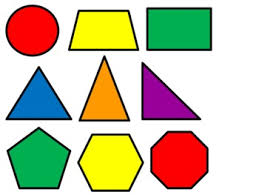
#> input picture imagen_prueba.jpg, 259 x 195 px, given in place of the camera
$ jupyter execute IntroDeteccionOPENCV.ipynb   (text cells are left out)
#> lines starting #> are read from the running program, lines starting #| are printed output that depends on the picture; after the words box and inside, x2 and y2 are one past the last pixel; in counts of white or black regions, pixels touching at a corner belong together; pictures that were not available may be replaced by others from this repository, and a replacement may not be noted
[cell 1]
import cv2
import numpy as np

# Iniciamos la captura de video
cap = cv2.VideoCapture(0)

# Definimos el rango de color a seguir (en este caso, azul)
lower_blue = np.array([110, 50, 50])
upper_blue = np.array([130, 255, 255])

# Creamos una máscara para filtrar solo los píxeles azules
while True:
    # Capturamos el frame actual
    ret, frame = cap.read()
#> frame is the input picture: shape (195, 259, 3); mean B, G, R 163.5, 193.2, 201.6

    # Convertimos el frame a HSV
    hsv = cv2.cvtColor(frame, cv2.COLOR_BGR2HSV)
#> hsv: shape (195, 259, 3); mean H, S, V 32.7, 103.2, 224.1

    # Aplicamos la máscara para filtrar solo los píxeles azules
    mask = cv2.inRange(hsv, lower_blue, upper_blue)
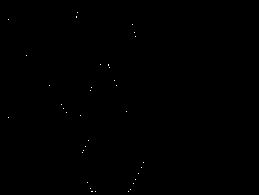
#> mask: shape (195, 259); 0.08% white in thin lines or dots, all inside (x1, y1, x2, y2) = (8, 12, 144, 192)

    # Encontramos los contornos en la máscara
    contours, _ = cv2.findContours(mask, cv2.RETR_TREE, cv2.CHAIN_APPROX_SIMPLE)
#> contours = 36 contours, all with area under 20

    # Dibujamos un rectángulo alrededor del objeto azul más grande
    if len(contours) > 0:
        c = max(contours, key=cv2.contourArea)
#> c = [[128, 191]]
        (x, y, w, h) = cv2.boundingRect(c)
#> x = 128; y = 191; w = 1; h = 1
        cv2.rectangle(frame, (x, y), (x + w, y + h), (0, 255, 0), 2)
#> frame: shape (195, 259, 3); 0.02% of pixels changed, all inside (x1, y1, x2, y2) = (127, 190, 131, 194)

    # Mostramos el frame resultante
    cv2.imshow("Tracking", frame)

    # Salimos del bucle si se pulsa la tecla 'q'
    if cv2.waitKey(1) & 0xFF == ord('q'):
#> (key q is pressed here)
        break

# Liberamos la captura de video y cerramos las ventanas
cap.release()
cv2.destroyAllWindows()

[cell 2]
import cv2

#ruta al clasificador haar
pathfile = r'/home/maui/anaconda3/envs/sistmult/lib/python3.10/site-packages/cv2/data/haarcascade_frontalface_default.xml'
# Cargar el clasificador
face_cascade = cv2.CascadeClassifier(pathfile)

# Leer la imagen de entrada
img = cv2.imread('gente.jpg')
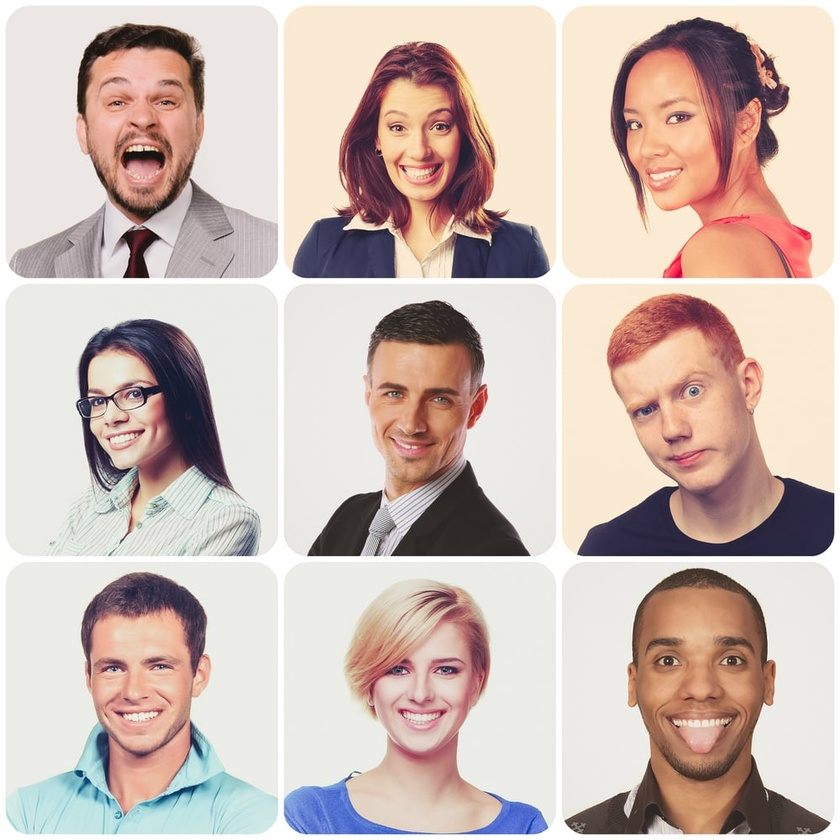
#> input picture gente.jpeg, 840 x 840 px, shrunk from 1000 x 1000 before the run, given in place of gente.jpg, which was not available
#> img is the input picture: shape (840, 840, 3); mean B, G, R 180.3, 188.3, 205.9

# Convertirlo a escala de grises
gray = cv2.cvtColor(img, cv2.COLOR_BGR2GRAY)
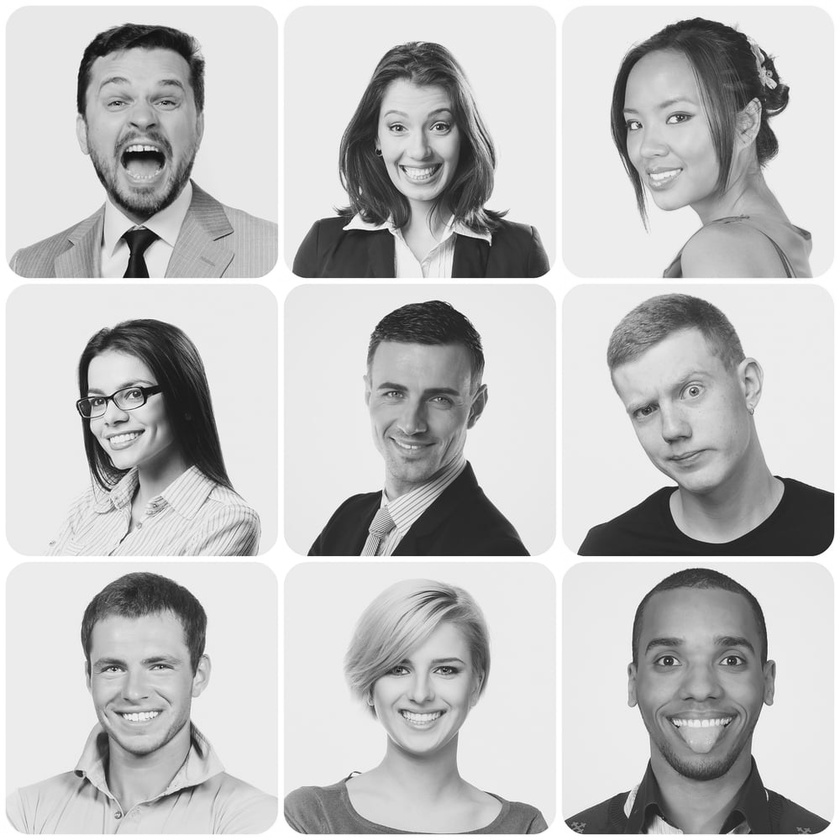
#> gray: shape (840, 840); min 2, max 255, mean 192.6

# Detectar caras
faces = face_cascade.detectMultiScale(gray, scaleFactor=1.2, minNeighbors=5)
#> faces = [[364, 87, 105, 105], [76, 48, 133, 133], [600, 68, 131, 131], [72, 357, 105, 105], [350, 346, 132, 132], [74, 617, 124, 124], [627, 601, 148, 148], [70, 430, 117, 117], [362, 622, 126, 126], [598, 341, 153, 153]]

# Dibujar rectángulos alrededor de las caras
for (x, y, w, h) in faces:
    cv2.rectangle(img, (x, y), (x + w, y + h), (0, 0, 255), 2)
#> this loop made 10 passes
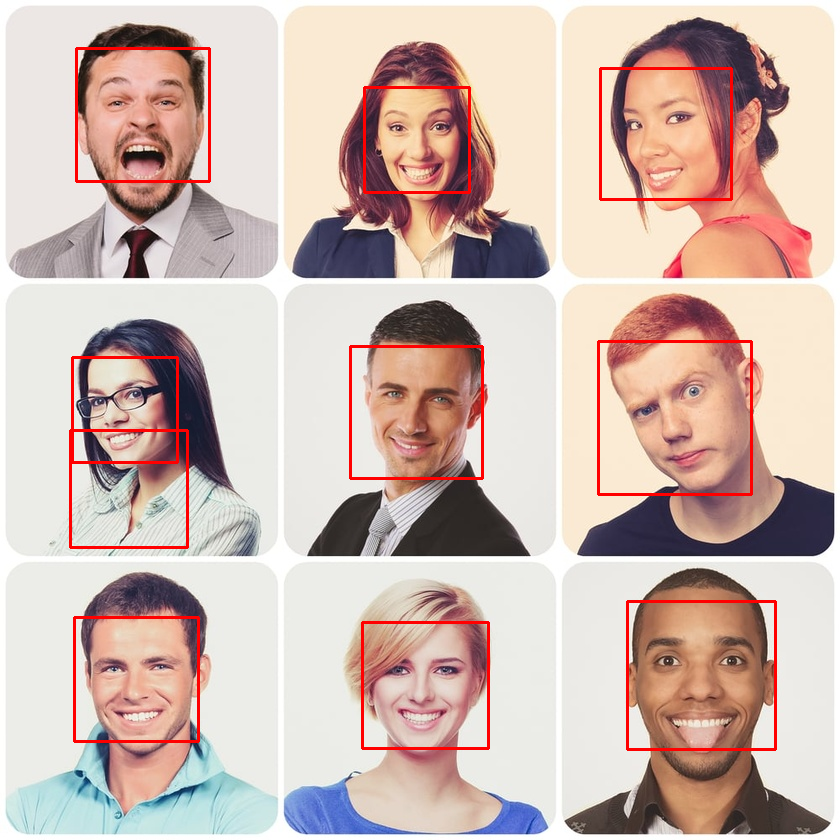
#> img: shape (840, 840, 3); 2.15% of pixels changed, all inside (x1, y1, x2, y2) = (69, 47, 777, 751)

# Muestra la salida
cv2.imshow('img', img)
cv2.waitKey()
cv2.destroyAllWindows()

[cell 3]
import cv2

#rutas a los clasificadores haar
pathfile1 = r'/home/maui/anaconda3/envs/sistmult/lib/python3.10/site-packages/cv2/data/haarcascade_frontalface_default.xml'
pathfile2 = r'/home/maui/anaconda3/envs/sistmult/lib/python3.10/site-packages/cv2/data/haarcascade_eye.xml'

# Cargar los clasificadores
face_cascade = cv2.CascadeClassifier(pathfile1)
eye_cascade  = cv2.CascadeClassifier(pathfile2)

# Leer la imagen de entrada
img = cv2.imread('gente.jpeg')

# Convertirlo a escala de grises
gray = cv2.cvtColor(img, cv2.COLOR_BGR2GRAY)

# Detectar caras
faces = face_cascade.detectMultiScale(gray, scaleFactor=1.2, minNeighbors=5)
# Detectar ojos
eyes = eye_cascade.detectMultiScale(gray, scaleFactor=1.1, minNeighbors=5)
#> eyes = 15 rows, first 6: [660, 100, 34, 34], [624, 113, 23, 23], [384, 115, 27, 27], [425, 111, 30, 30], [671, 372, 37, 37], [121, 384, 21, 21]

# Dibujar rectángulos alrededor de las caras
for (x, y, w, h) in faces:
    cv2.rectangle(img, (x, y), (x + w, y + h), (0, 0, 255), 2)
# Dibujar un rectángulo alrededor de cada ojo detectado
for (x, y, w, h) in eyes:
    cv2.rectangle(img, (x, y), (x + w, y + h), (255, 0, 0), 2)
#> this loop made 15 passes
#> (x, y, w, h) on passes 1 to 12: (660, 100, 34, 34), (624, 113, 23, 23), (384, 115, 27, 27), (425, 111, 30, 30), (671, 372, 37, 37), (121, 384, 21, 21), (378, 378, 32, 32), (627, 396, 32, 32), (646, 640, 41, 41), (711, 640, 41, 41), (386, 657, 25, 25), (432, 657, 27, 27)
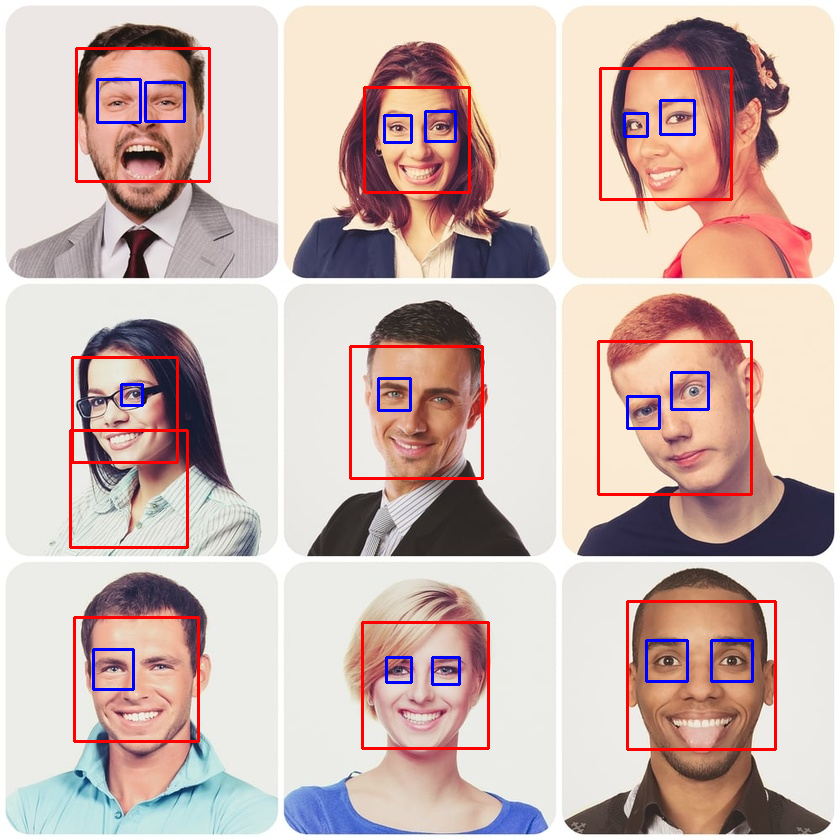
#> img: shape (840, 840, 3); 0.83% of pixels changed, all inside (x1, y1, x2, y2) = (92, 78, 754, 691)

# Muestra la salida
cv2.imshow('img', img)
cv2.waitKey()

cv2.destroyAllWindows()

[cell 4]
import cv2

#rutas a los clasificadores haar
pathfile1 = r'/home/maui/anaconda3/envs/sistmult/lib/python3.10/site-packages/cv2/data/haarcascade_frontalface_default.xml'
pathfile2 = r'/home/maui/anaconda3/envs/sistmult/lib/python3.10/site-packages/cv2/data/haarcascade_eye.xml'
pathfile3 = r'/home/maui/anaconda3/envs/sistmult/lib/python3.10/site-packages/cv2/data/haarcascade_smile.xml'

# Cargar los clasificadores
face_cascade   = cv2.CascadeClassifier(pathfile1)
eye_cascade    = cv2.CascadeClassifier(pathfile2)
mouth_cascade  = cv2.CascadeClassifier(pathfile3)


# Leer la imagen de entrada
img = cv2.imread('gente.jpeg')

# Convertirlo a escala de grises
gray = cv2.cvtColor(img, cv2.COLOR_BGR2GRAY)

# Detectar caras
faces = face_cascade.detectMultiScale(gray, scaleFactor=1.2, minNeighbors=8)
#> faces = [[364, 87, 105, 105], [76, 48, 133, 133], [600, 68, 131, 131], [72, 357, 105, 105], [350, 346, 132, 132], [74, 617, 124, 124], [627, 601, 148, 148], [362, 622, 126, 126]]
# Detectar ojos
eyes = eye_cascade.detectMultiScale(gray, scaleFactor=1.1, minNeighbors=5)
# Detectar bocas
mouths = mouth_cascade.detectMultiScale(gray, scaleFactor=1.5, minNeighbors=15)
#> mouths = [[103, 131, 81, 40], [100, 694, 81, 40], [381, 695, 81, 40], [659, 701, 81, 40], [662, 755, 81, 40]]


# Dibujar rectángulos alrededor de las caras
for (x, y, w, h) in faces:
    cv2.rectangle(img, (x, y), (x + w, y + h), (0, 0, 255), 2)
#> this loop made 8 passes
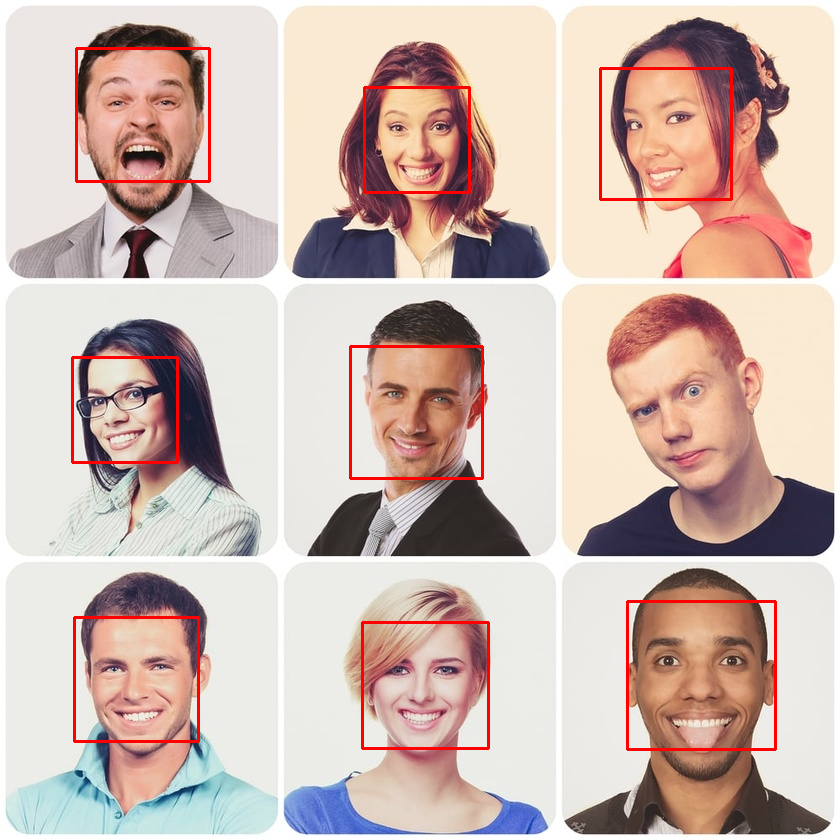
#> img: shape (840, 840, 3); 1.7% of pixels changed, all inside (x1, y1, x2, y2) = (71, 47, 777, 751)
# Dibujar un rectángulo alrededor de cada ojo detectado
for (x, y, w, h) in eyes:
    cv2.rectangle(img, (x, y), (x + w, y + h), (255, 0, 0), 2)
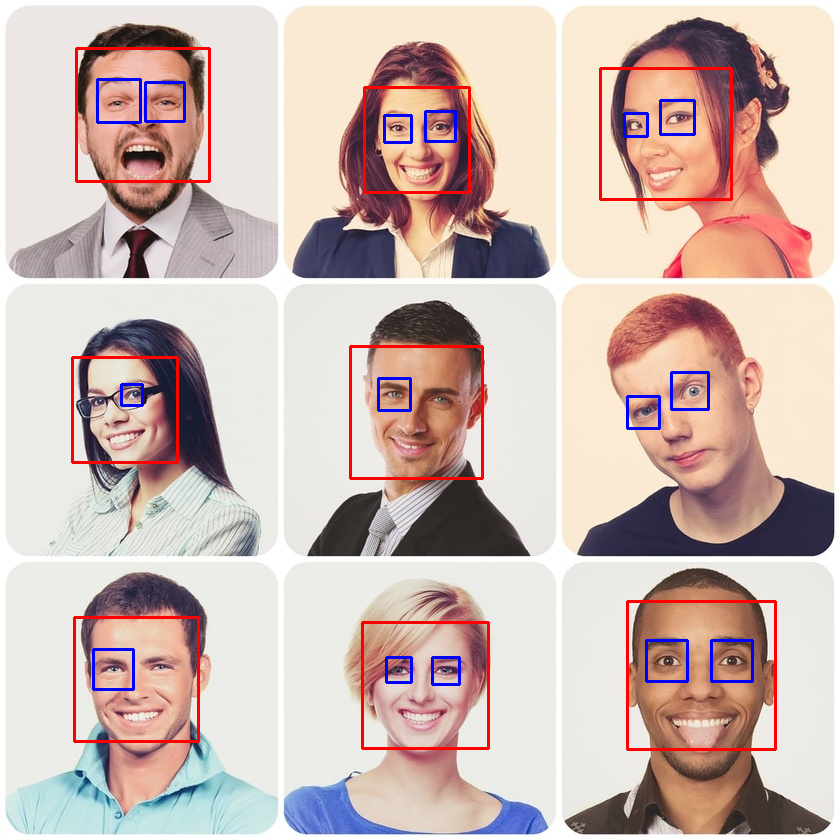
#> img: shape (840, 840, 3); 0.83% of pixels changed, all inside (x1, y1, x2, y2) = (92, 78, 754, 691)
# Dibujar un rectángulo alrededor de la oreja
for (x, y, w, h) in mouths:
    cv2.rectangle(img, (x, y), (x + w, y + h), (0, 255, 0), 2)
#> this loop made 5 passes
#> (x, y) on passes 1 to 5: (103, 131), (100, 694), (381, 695), (659, 701), (662, 755)
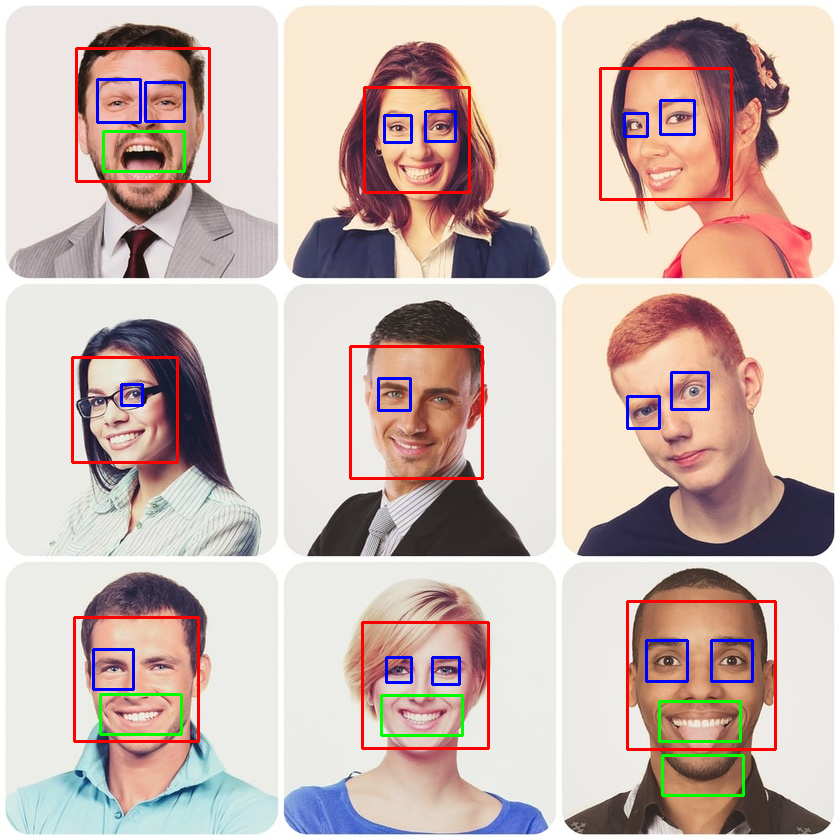
#> img: shape (840, 840, 3); 0.51% of pixels changed, all inside (x1, y1, x2, y2) = (99, 130, 745, 797)

# Muestra la salida
cv2.imshow('img', img)
cv2.waitKey()

cv2.destroyAllWindows()
